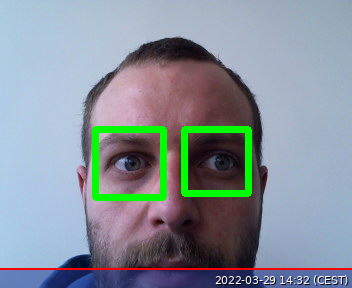
#> input picture bonnePhoto.png, 352 x 288 px
$ python -i coordonnees_rect.py   (imports and definitions only)
#> lines starting #> are read from the running program, lines starting #| are printed output that depends on the picture; after the words box and inside, x2 and y2 are one past the last pixel; in counts of white or black regions, pixels touching at a corner belong together
### image.py
import symbole
import numpy as np
import time

def taille(image):
    count = 0
    for b in image[0]:
        count += 1
    return count

def position(taille, image):
    countGauche = 0
    countDroite = 0
    result = ""
    for i in image:
        count = 0
        for b in i:
            if count < (taille / 2):
                if b == 255:
                    countGauche += 1
            else:
                if b == 255:
                    countDroite += 1
            count += 1
    if countGauche > countDroite:
        result = 1
        # droite
    else:
        result = 0
        # gauche
    return result

def Extract(File, position):
#> called with File = 'data.txt', position = 0
    fichier = open(File, 'r')
#> (reads data.txt from the repository)
    fichier.seek(position)
    r = fichier.readline()
    x1, y1, h1, w1 = r.split()
    r = fichier.readline()
    x2, y2, h2, w2 = r.split()
    number = fichier.readline()
    taille = fichier.tell()
    fichier.close()
    return ([x1, y1, h1, w1], [x2, y2, h2, w2])

### coordonnees_rect.py
#!/usr/bin/python3
import sys
import cv2
from matplotlib import pyplot as plt
import image
import numpy as np
import RPi.GPIO as GPIO
import time

def coordonne():
    start=time.time()
#----Extraction des coordonnées des yeux
    t = image.Extract("data.txt", 0)
    x1, y1, h1, w1 = t[0]
    x2, y2, h2, w2 = t[1]
#----Recherche emplacement des pupilles
    im = cv2.imread("bonnePhoto.png")
#> im is the input picture: shape (288, 352, 3); mean B, G, R 154.8, 145.6, 135
    im = cv2.cvtColor(im, cv2.COLOR_RGB2BGR)
    imageDroite = im[int(y1) + int(round(0.2 * int(h1))):int(y1) + int(round(0.8 * int(h1))),
                  int(x1) + int(round(0.2 * int(w1))):int(x1) + int(round(0.8 * int(w1)))]
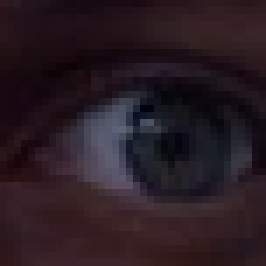
#> imageDroite: shape (38, 38, 3) (shown 7 times larger); mean R, G, B 41.1, 27.3, 34.5
    imageGauche = im[int(y2) + int(round(0.2 * int(h2))):int(y2) + int(round(0.8 * int(h2))),
                  int(x2) + int(round(0.2 * int(w2))):int(x2) + int(round(0.8 * int(w2)))]
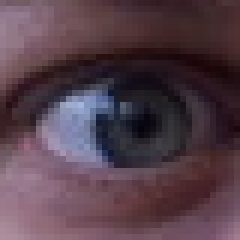
#> imageGauche: shape (40, 40, 3) (shown 6 times larger); mean R, G, B 85.2, 63.5, 74.3
    (ret, thresh2) = cv2.threshold(cv2.equalizeHist(cv2.cvtColor(imageGauche, cv2.COLOR_BGR2GRAY)), 6, 255,
                                   cv2.THRESH_BINARY_INV)
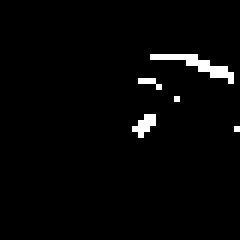
#> thresh2: shape (40, 40) (shown 6 times larger); 2.3% white in thin lines or dots, all inside (x1, y1, x2, y2) = (22, 9, 40, 23)
    kernel = np.ones((3, 3), np.uint8)
    thresh_erode = cv2.dilate(thresh2, kernel, iterations=1)
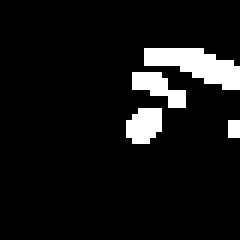
#> thresh_erode: shape (40, 40) (shown 6 times larger); 8% white; 4 white regions (1 under 20 px), largest, box (x1, y1, x2, y2) and area: (24, 8, 40, 15) 64, (22, 12, 31, 18) 29, (21, 18, 27, 24) 29
    (ret, thresh2_2) = cv2.threshold(cv2.equalizeHist(cv2.cvtColor(imageDroite, cv2.COLOR_BGR2GRAY)), 6, 255,
                                     cv2.THRESH_BINARY_INV)
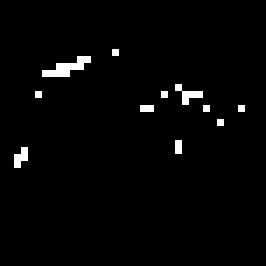
#> thresh2_2: shape (38, 38) (shown 7 times larger); 2% white in thin lines or dots, all inside (x1, y1, x2, y2) = (2, 7, 35, 24)
    kernel = np.ones((3, 3), np.uint8)
    thresh_erode_2 = cv2.dilate(thresh2_2, kernel, iterations=1)
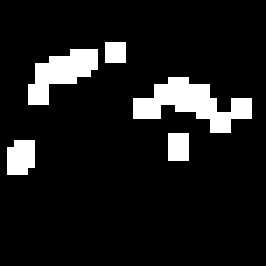
#> thresh_erode_2: shape (38, 38) (shown 7 times larger); 10.2% white; 5 white regions (3 under 20 px), largest, box (x1, y1, x2, y2) and area: (19, 11, 36, 19) 65, (4, 7, 14, 15) 43
#---- Resultat de l'emplacement des pupilles gauche=0 droite=1
    result = image.position(image.taille(thresh_erode), thresh_erode) + image.position(image.taille(thresh_erode_2), thresh_erode_2)
#> the loop in taille, `for b in image[0]:` made 40 passes
#> after the loop in taille, `for b in image[0]:`: count = 40
#> in position, `countGauche = 0`: countGauche = 0
#> the loop in position, `for i in image:` made 40 passes
#> after the loop in position, `for i in image:`: countDroite = 128; countGauche = 0
#> the loop in taille (call 2), `for b in image[0]:` made 38 passes
#> the loop in position (call 2), `for i in image:` made 38 passes
#> result = 0
    print('position yeux = ',result)
#| position yeux =  0
    if result==1 or result==0 :
      fichier = open("position_yeux.txt", 'w')
      fichier.write(str(result))
      fichier.close()
    else:
      fichier=open("position_yeux.txt", 'w')
      fichier.write('')
      fichier.close()
    print('result =' ,result)
#| result = 0
    end=time.time()
    print('time coordonnees rect=',end-start)

>>> result = coordonne()
